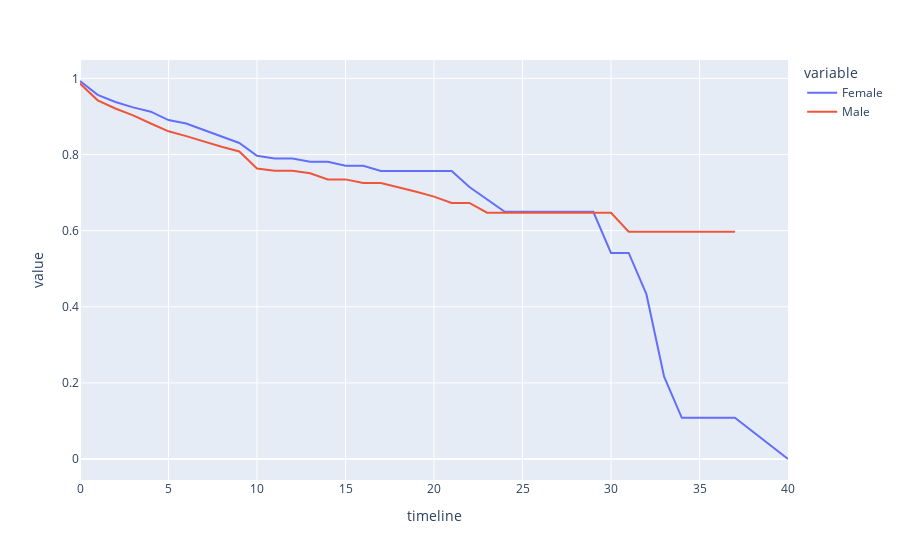

The notebook cell this image was saved under:
### Markdown cell above
## 2. Compare the plot above with one that plots employee retention rates by gender over the number of years the employee has been working for the company.

### Code cell
gender_nyears_attrition = survival(data, 'Gender', 'YearsAtCompany', 'Attrition')
print(gender_nyears_attrition)
gender_nyears_attrition.plot(kind='line')

### Figure 1 — Plotly figure (JSON) as saved in the notebook; plotly's stock layout.template omitted (floating-point values rounded to 4 significant figures)
{"data": [{"hovertemplate": "variable=Female<br>timeline=%{x}<br>value=%{y}<extra></extra>", "legendgroup": "Female", "line": {"color": "#636efa", "dash": "solid"}, "marker": {"symbol": "circle"}, "mode": "lines", "name": "Female", "orientation": "v", "showlegend": true, "type": "scatter", "x": [0, 1, 2, 3, 4, 5, 6, 7, 8, 9, 10, 11, 12, 13, 14, 15, 16, 17, 18, 19, 20, 21, 22, 23, 24, 25, 26, 27, 29, 30, 31, 32, 33, 34, 36, 37, 40], "xaxis": "x", "y": [0.9932, 0.9568, 0.938, 0.9239, 0.9126, 0.8906, 0.8813, 0.8642, 0.8487, 0.8303, 0.7969, 0.7898, 0.7898, 0.7812, 0.7812, 0.7704, 0.7704, 0.7566, 0.7566, 0.7566, 0.7566, 0.7566, 0.7146, 0.6821, 0.6496, 0.6496, 0.6496, 0.6496, 0.6496, 0.5414, 0.5414, 0.4331, 0.2165, 0.1083, 0.1083, 0.1083, 0], "yaxis": "y"}, {"hovertemplate": "variable=Male<br>timeline=%{x}<br>value=%{y}<extra></extra>", "legendgroup": "Male", "line": {"color": "#EF553B", "dash": "solid"}, "marker": {"symbol": "circle"}, "mode": "lines", "name": "Male", "orientation": "v", "showlegend": true, "type": "scatter", "x": [0, 1, 2, 3, 4, 5, 6, 7, 8, 9, 10, 11, 12, 13, 14, 15, 16, 17, 18, 19, 20, 21, 22, 23, 24, 25, 26, 27, 29, 30, 31, 32, 33, 34, 36, 37, 40], "xaxis": "x", "y": [0.9864, 0.9425, 0.921, 0.9029, 0.8815, 0.861, 0.8483, 0.8342, 0.8206, 0.8081, 0.7634, 0.7577, 0.7577, 0.7506, 0.7347, 0.7347, 0.725, 0.725, 0.714, 0.7021, 0.6894, 0.6729, 0.6729, 0.6471, 0.6471, 0.6471, 0.6471, 0.6471, 0.6471, 0.6471, 0.5973, 0.5973, 0.5973, 0.5973, 0.5973, 0.5973, null], "yaxis": "y"}], "layout": {"legend": {"title": {"text": "variable"}, "tracegroupgap": 0}, "margin": {"t": 60}, "xaxis": {"anchor": "y", "domain": [0, 1], "title": {"text": "timeline"}}, "yaxis": {"anchor": "x", "domain": [0, 1], "title": {"text": "value"}}}}
